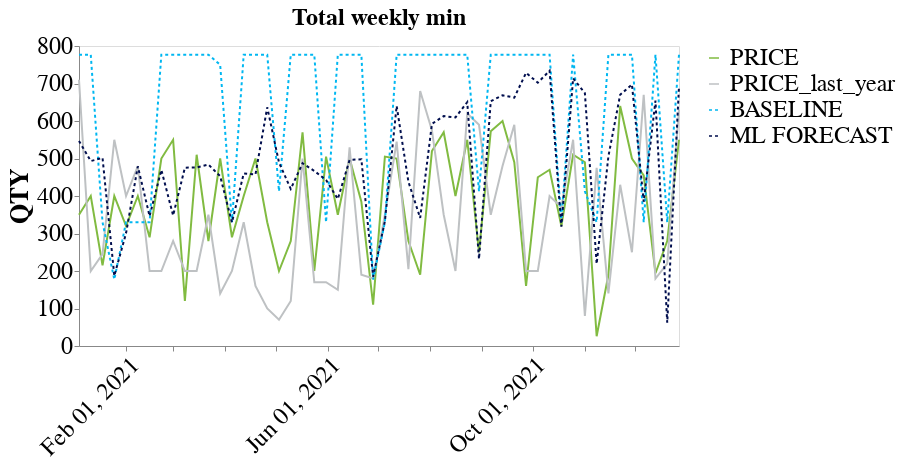

Notebook source saved alongside this figure:
### Code cell
tsp.plot_weekly_per_agg(df_evl,actuals_col='PRICE',var_cols=['BASELINE','ML FORECAST'], agg_col='total', 
                           agg='min', limit_n_plots=3, title_text='',
                          date_from='2021-01-01',date_upto='2021-12-31',plot_two_years_ago=False,plot_last_year=True)

### Figure 1 — Vega-Lite specification as saved in the notebook (floating-point values rounded to 4 significant figures; data arrays with more than 128 entries replaced by an {"elided": "..."} marker saying what was removed)
{"config": {"title": {"font": "Constantia", "fontSize": 24}, "axis": {"labelFont": "Constantia", "titleFont": "Constantia", "labelFontSize": 24, "titleFontSize": 26, "grid": false}, "header": {"labelFont": "Constantia", "titleFont": "Constantia", "labelFontSize": 24, "titleFontSize": 26}, "legend": {"labelFont": "Constantia", "titleFont": "Constantia", "labelFontSize": 24, "titleFontSize": 26}, "view": {"height": 300, "width": 600}}, "concat": [{"mark": {"type": "line"}, "encoding": {"color": {"field": "variable", "legend": {"labelLimit": 1000, "orient": "right", "symbolLimit": 0, "title": ""}, "scale": {"domain": ["PRICE", "PRICE_last_year", "BASELINE", "ML FORECAST"], "range": ["#81BB41", "#BEC1C3", "#00B7F1", "#000E4E"]}, "type": "nominal"}, "strokeDash": {"field": "variable", "scale": {"domain": ["PRICE", "PRICE_last_year", "BASELINE", "ML FORECAST"], "range": [[0], [0], [3, 3], [3, 3]]}, "type": "nominal"}, "tooltip": [{"field": "THIS_WEEK_MONDAY", "timeUnit": "yearmonthdate", "type": "temporal"}, {"field": "variable", "type": "nominal"}, {"field": "value", "type": "quantitative"}], "x": {"axis": {"labelAngle": -45, "title": ""}, "field": "THIS_WEEK_MONDAY", "timeUnit": "yearmonthdate", "type": "temporal"}, "y": {"axis": {"title": "QTY"}, "field": "value", "type": "quantitative"}}, "name": "view_15", "title": "Total weekly min "}], "columns": 1, "data": {"name": "data-70935653cca57a89a6cfafd2452b7b9d"}, "params": [{"name": "param_15", "select": {"type": "interval", "encodings": ["x"]}, "views": ["view_15"]}], "$schema": "https://vega.github.io/schema/vega-lite/v5.15.1.json", "datasets": {"data-70935653cca57a89a6cfafd2452b7b9d": {"elided": "208 records"}}}
